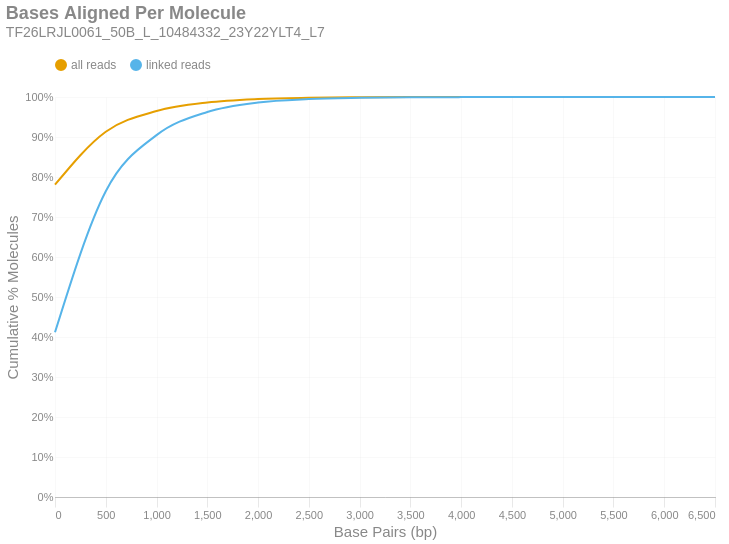

Source (notebook cell):
### Markdown cell above
### Bases Aligned Per Molecule
This is a cumulative frequency distribution showing the number of base pairs aligned per unique molecule. These data are shown in 500 bp bins. There are two distributions: one with `all reads` (yellow) and another with only `linked reads` (blue). The percent of molecules in the `linked reads` distribution is relative to the total number of linked molecules.

### Code cell
if SKIPLR:
    print_html(f"Skipped")
else:
    binned_df = consolidated_hist(valids['aligned_bp'], mask, 500, True)
    with SafeRender(binned_df):
        (
            density_plot(binned_df, 'Bases Aligned Per Molecule', samplename, 'basesper')
            .encode(
                x=alt.X('bin:Q', title="Base Pairs (bp)").axis(tickMinStep=500).scale(padding=0),
                y=alt.Y('value:Q', title='Cumulative % Molecules')
                    .axis(format='%')
                    .scale(domain = [0,1])
                    .stack(False),
                color=alt.Color("key:N").scale(domain = ["all reads", "linked reads"]),
                tooltip = [
                    alt.Tooltip("key:N", title = "Data Type"),
                    alt.Tooltip("range_label:N", title="Bases Aligned Per Molecule"),
                    alt.Tooltip("value:Q", format = ".2%", title="% Molecules (Cum.)")
                ]
            )
        ).display()

### Figure 1 — Vega-Lite specification as saved in the notebook (floating-point values rounded to 4 significant figures)
{"width": "container", "height": 400, "config": {"title": {"anchor": "start", "dy": -15, "fontSize": 18, "color": "#888888", "subtitleColor": "#888888", "subtitleFontSize": 14}, "arc": {"fill": "#0072B2"}, "axis": {"domainColor": "#888888", "domainWidth": 0.5, "gridWidth": 0.2, "grid": false, "titleFontWeight": 400, "titleFontSize": 15, "labelFontSize": 11, "labelColor": "#888888", "tickColor": "#888888", "tickWidth": 0.2, "titleColor": "#888888"}, "axisBand": {"grid": false}, "axisX": {"grid": true, "tickSize": 10, "domainCap": "round"}, "axisY": {"domain": false, "grid": true, "tickSize": 0, "domainCap": "round"}, "background": "transparent", "header": {"labelFontSize": 15, "labelColor": "#888888", "titleFontSize": 15, "titleFontWeight": 600, "titleColor": "#888888"}, "legend": {"labelFont": "sans-serif", "labelFontSize": 12, "labelColor": "#888888", "symbolSize": 100, "symbolType": "circle", "titleFontSize": 12, "titlePadding": 10, "titleColor": "#888888", "title": null, "orient": "top"}, "range": {"category": ["#E69F00", "#56B4E9", "#009E73", "#F0E442", "#0072B2", "#D55E00", "#CC79A7", "#000000"], "diverging": ["#cfe8f3", "#a2d4ec", "#73bfe2", "#46abdb", "#1696d2", "#12719e"]}, "area": {"fill": "#0072B2", "fillOpacity": 0.7, "line": true, "strokeOpacity": 0.7}, "line": {"color": "#0072B2", "stroke": "#0072B2", "strokeWidth": 2}, "trail": {"color": "#0072B2", "stroke": "#0072B2", "strokeWidth": 0, "size": 1}, "point": {"filled": true, "fillOpacity": 1.0, "size": 95}, "text": {"color": "#888888", "fontSize": 11, "align": "right", "fontWeight": 400, "size": 11}, "bar": {"fill": "#0072B2", "stroke": null}, "view": {"stroke": null, "continuousWidth": 660, "continuousHeight": 400}}, "data": {"name": "data-3c6ac67cf889b7d1d1d4a7b025b0bbdd"}, "mark": {"type": "line", "interpolate": "monotone", "point": {"opacity": 0, "size": 275}}, "encoding": {"color": {"field": "key", "scale": {"domain": ["all reads", "linked reads"]}, "type": "nominal"}, "tooltip": [{"field": "key", "title": "Data Type", "type": "nominal"}, {"field": "range_label", "title": "Bases Aligned Per Molecule", "type": "nominal"}, {"field": "value", "format": ".2%", "title": "% Molecules (Cum.)", "type": "quantitative"}], "x": {"axis": {"tickMinStep": 500}, "field": "bin", "scale": {"padding": 0}, "title": "Base Pairs (bp)", "type": "quantitative"}, "y": {"axis": {"format": "%"}, "field": "value", "scale": {"domain": [0, 1]}, "stack": false, "title": "Cumulative % Molecules", "type": "quantitative"}}, "params": [{"name": "param_c36ac31b6afebe62", "select": {"type": "point", "fields": ["key"]}, "bind": "legend"}], "title": {"text": "Bases Aligned Per Molecule", "subtitle": "TF26LRJL0061_50B_L_10484332_23Y22YLT4_L7"}, "transform": [{"fold": ["all reads (cumsum)", "linked reads (cumsum)"]}, {"calculate": "replace(datum.key, ' (cumsum)', '')", "as": "key"}, {"filter": {"param": "param_c36ac31b6afebe62"}}], "usermeta": {"embedOptions": {"downloadFileName": "TF26LRJL0061_50B_L_10484332_23Y22YLT4_L7.basesper"}}, "$schema": "https://vega.github.io/schema/vega-lite/v6.4.1.json", "datasets": {"data-3c6ac67cf889b7d1d1d4a7b025b0bbdd": [{"bin": "0.0", "interval": "0.0-500.0", "all reads": 0.7807, "linked reads": 0.4117, "all reads (cumsum)": 0.7807, "linked reads (cumsum)": 0.4117, "range_label": "0-499"}, {"bin": "500.0", "interval": "500.0-1000.0", "all reads": 0.1325, "linked reads": 0.3527, "all reads (cumsum)": 0.9132, "linked reads (cumsum)": 0.7644, "range_label": "500-999"}, {"bin": "1000.0", "interval": "1000.0-1500.0", "all reads": 0.05173, "linked reads": 0.1402, "all reads (cumsum)": 0.9649, "linked reads (cumsum)": 0.9047, "range_label": "1000-1499"}, {"bin": "1500.0", "interval": "1500.0-2000.0", "all reads": 0.02136, "linked reads": 0.05803, "all reads (cumsum)": 0.9863, "linked reads (cumsum)": 0.9627, "range_label": "1500-1999"}, {"bin": "2000.0", "interval": "2000.0-2500.0", "all reads": 0.008693, "linked reads": 0.02362, "all reads (cumsum)": 0.995, "linked reads (cumsum)": 0.9863, "range_label": "2000-2499"}, {"bin": "2500.0", "interval": "2500.0-3000.0", "all reads": 0.003109, "linked reads": 0.008446, "all reads (cumsum)": 0.9981, "linked reads (cumsum)": 0.9947, "range_label": "2500-2999"}, {"bin": "3000.0", "interval": "3000.0-3500.0", "all reads": 0.001144, "linked reads": 0.003108, "all reads (cumsum)": 0.9992, "linked reads (cumsum)": 0.9979, "range_label": "3000-3499"}, {"bin": "3500.0", "interval": "3500.0-4000.0", "all reads": 0.0004916, "linked reads": 0.001336, "all reads (cumsum)": 0.9997, "linked reads (cumsum)": 0.9992, "range_label": "3500-3999"}, {"bin": "4000.0", "interval": "4000.0-4500.0", "all reads": 0.000184, "linked reads": 0.0004999, "all reads (cumsum)": 0.9999, "linked reads (cumsum)": 0.9997, "range_label": "4000-4499"}, {"bin": "4500.0", "interval": "4500.0-5000.0", "all reads": 7.319e-05, "linked reads": 0.0001989, "all reads (cumsum)": 1.0, "linked reads (cumsum)": 0.9999, "range_label": "4500-4999"}, {"bin": "5000.0", "interval": "5000.0-5500.0", "all reads": 2.72e-05, "linked reads": 7.391e-05, "all reads (cumsum)": 1.0, "linked reads (cumsum)": 1.0, "range_label": "5000-5499"}, {"bin": "5500.0", "interval": "5500.0-6000.0", "all reads": 8.902e-06, "linked reads": 2.419e-05, "all reads (cumsum)": 1.0, "linked reads (cumsum)": 1.0, "range_label": "5500-5999"}, {"bin": "6000.0", "interval": "6000.0-6500.0", "all reads": 2.967e-06, "linked reads": 8.063e-06, "all reads (cumsum)": 1.0, "linked reads (cumsum)": 1.0, "range_label": "6000-6499"}, {"bin": "6500.0", "interval": "6500.0-7000.0", "all reads": 1.978e-06, "linked reads": 5.376e-06, "all reads (cumsum)": 1.0, "linked reads (cumsum)": 1.0, "range_label": "6500-6999"}]}}
